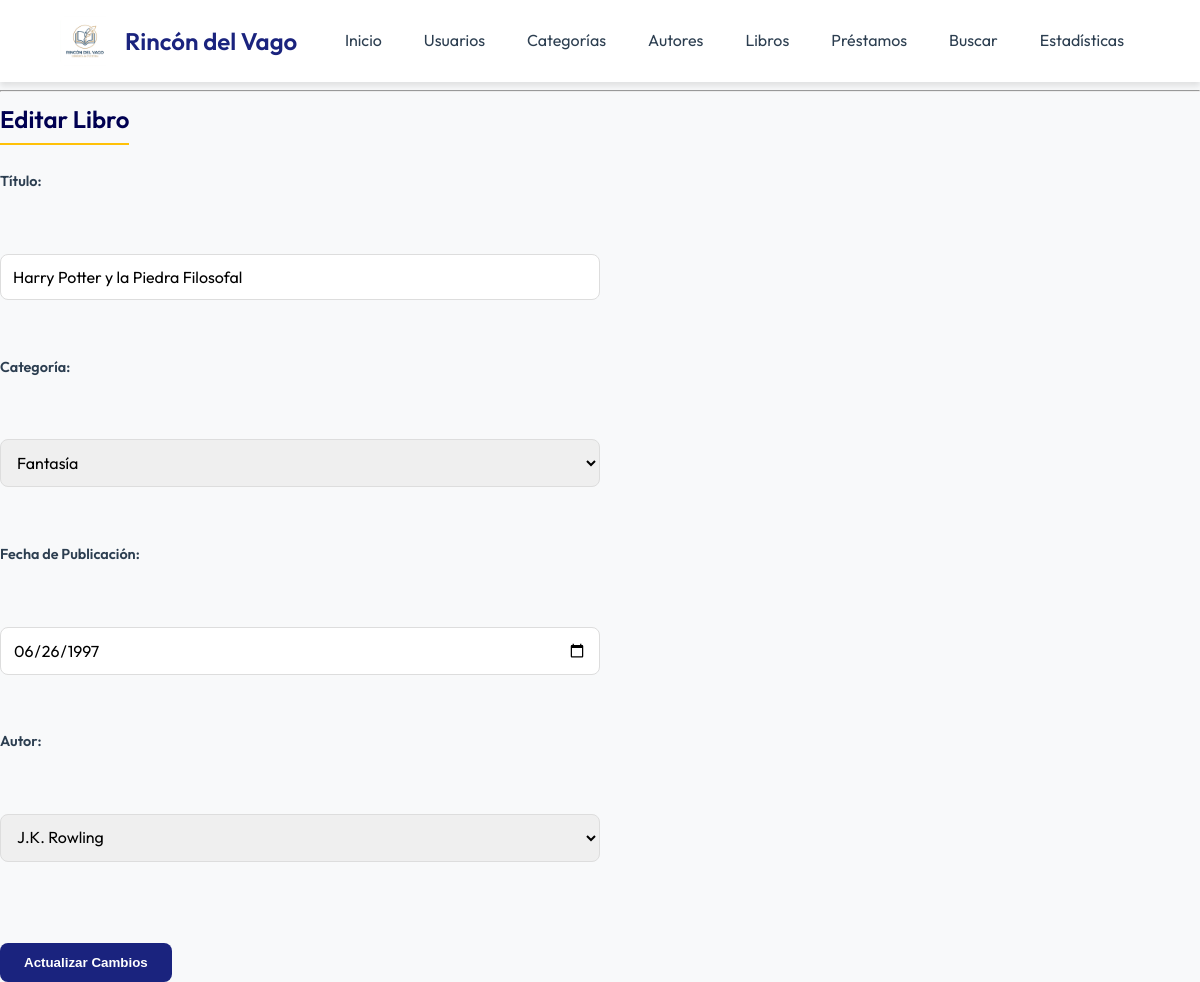
The app's page /editar_libro/1 with its own data.
### models.py (models this page shows)
class Libro(Base):
    __tablename__ = 'libros'
    id = Column(Integer, primary_key=True, autoincrement=True)
    titulo = Column(String(200), nullable=False)
    categoria_id = Column(Integer, ForeignKey('categorias.id')) # Relación con tabla categorias
    fecha_publicacion = Column(Date)
    autor_id = Column(Integer, ForeignKey('autores.id')) # Relación con tabla autores
    autor = relationship("Autor", back_populates="libros")
    categoria = relationship("Categoria", back_populates="libros")
    prestamos = relationship("Prestamo", back_populates="libro")

class Categoria(Base):
    __tablename__ = 'categorias'
    id = Column(Integer, primary_key=True, autoincrement=True)
    nombre = Column(String(50), nullable=False, unique=True)
    libros = relationship("Libro", back_populates="categoria")

class Autor(Base):
    __tablename__ = 'autores'
    id = Column(Integer, primary_key=True, autoincrement=True)
    nombre = Column(String(100), nullable=False)
    nacionalidad = Column(String(50))
    libros = relationship("Libro", back_populates="autor")

### app.py (the view, shortened to what this page needs)
@app.route('/editar_libro/<int:id_libro>', methods=['GET', 'POST'])
def editar_libro(id_libro):
    db = get_db()
    libro = db.query(models.Libro).filter(models.Libro.id == id_libro).first()
    autores = db.query(models.Autor).all()
    categorias = db.query(models.Categoria).all()
    return render_template('editar.html', tipo='Libro', obj=libro, autores=autores, categorias=categorias)

### app.py (called while the page is built)
def get_db():
    if 'db' not in g:
        g.db = SessionLocal()
    return g.db

### templates/editar.html (shortened to what this page needs)
<!DOCTYPE html>
<html lang="es">
<head>
    <link rel="stylesheet" href="{{ url_for('static', filename='style.css') }}">
</head>
<body>
    {% include "nav.html" %}
    <hr>
    <h2>Editar {{ tipo }}</h2>
    <form method="POST">
        {% if tipo == 'Usuario' %}
            <label>Nombre:</label><br>
            <input type="text" name="nombre" value="{{ obj.nombre }}" required><br>
            <label>Email:</label><br>
            <input type="email" name="email" value="{{ obj.email }}"><br>
            <label>Teléfono:</label><br>
            <input type="text" name="telefono" value="{{ obj.telefono }}"><br>
        {% elif tipo == 'Autor' %}
            <label>Nombre:</label><br>
            <input type="text" name="nombre" value="{{ obj.nombre }}" required><br>
            <label>Nacionalidad:</label><br>
            <input type="text" name="nacionalidad" value="{{ obj.nacionalidad }}"><br>
        {% elif tipo == 'Libro' %}
            <label>Título:</label><br>
            <input type="text" name="titulo" value="{{ obj.titulo }}" required><br>
            <label>Categoría:</label><br>
            <select name="categoria_id" required>
                {% for cat in categorias %}
                <option value="{{ cat.id }}" {% if cat.id == obj.categoria_id %}selected{% endif %}>{{ cat.nombre }}</option>
                {% endfor %}
            </select><br>
            <label>Fecha de Publicación:</label><br>
            <input type="date" name="fecha_publicacion" value="{{ obj.fecha_publicacion }}"><br>
            <label>Autor:</label><br>
            <select name="autor_id" required>
                {% for autor in autores %}
                <option value="{{ autor.id }}" {% if autor.id == obj.autor_id %}selected{% endif %}>{{ autor.nombre }}</option>
                {% endfor %}
            </select><br>
        {% endif %}
        <br>
        <button type="submit">Actualizar Cambios</button>
    </form>
</body>
</html>

### static/style.css (style rules this page uses)
:root { --primary: #1a237e; --primary-light: #534bae; --primary-dark: #000051; --secondary: #ffc107; --bg: #f8f9fa; --text: #2c3e50; --white: #ffffff; --shadow: 0 4px 6px rgba(0,0,0,0.1); --border-radius: 12px; }
body { font-family: 'Outfit', sans-serif; margin: 0; padding: 0; background-color: var(--bg); color: var(--text); line-height: 1.6; }
h2 { color: var(--primary-dark); margin-top: 0; font-weight: 600; border-bottom: 2px solid var(--secondary); display: inline-block; padding-bottom: 5px; margin-bottom: 25px; }
form:not(.inline-form) { display: grid; gap: 15px; max-width: 600px; }
label { font-weight: 600; margin-bottom: 5px; font-size: 0.9rem; }
input, select { padding: 12px; border: 1px solid #ddd; border-radius: 8px; font-family: inherit; font-size: 1rem; transition: border-color 0.3s; }
button { background-color: var(--primary); color: white; padding: 12px 24px; border: none; border-radius: 8px; font-weight: 600; cursor: pointer; transition: transform 0.2s, background-color 0.2s; width: fit-content; }

### records on screen
Libro: titulo "Harry Potter y la Piedra Filosofal", categoria_id "Fantasía", fecha_publicacion "06/26/1997", autor_id "J.K. Rowling"

### other values on screen
{{ tipo }} "Libro"
